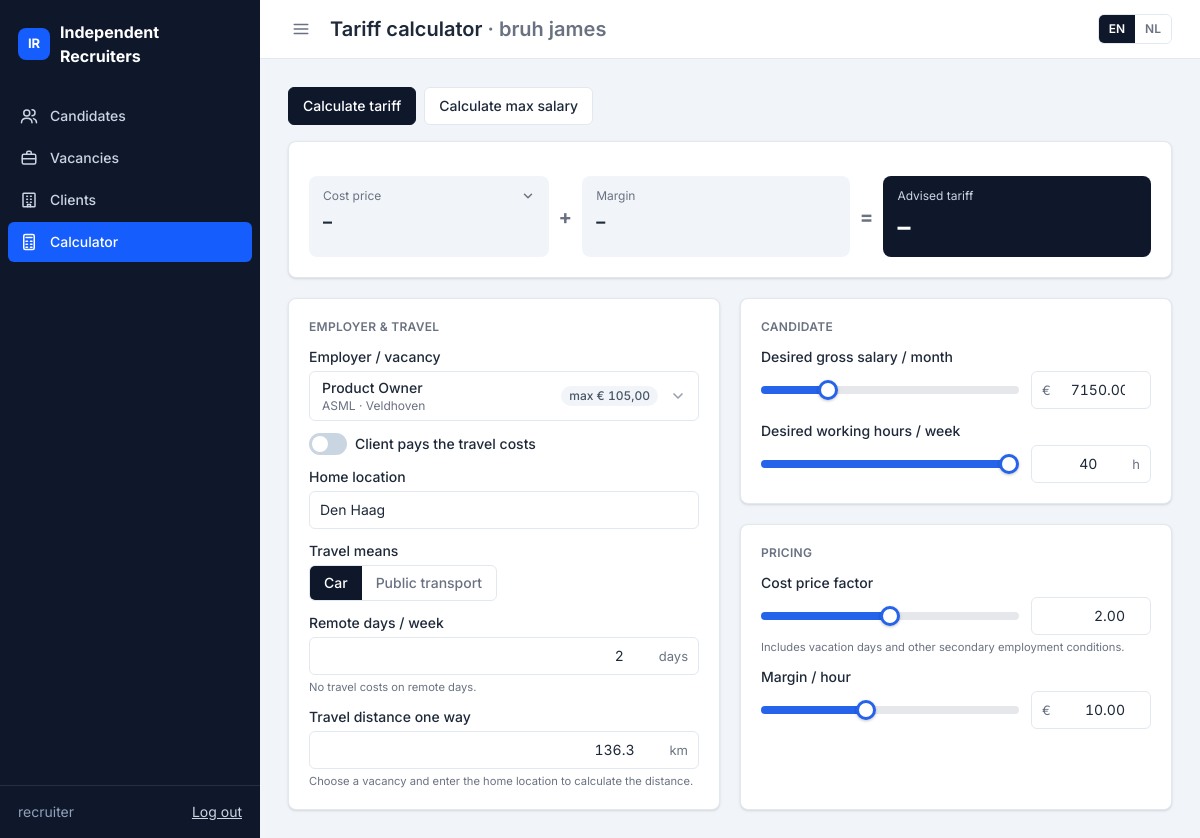
The app's page /calculator/?candidate=63&vacancy=14 (signed in) with its own data.
### candidates/models.py (models this page shows, shortened)
class Candidate(models.Model):
    class Status(models.TextChoices):
        INTAKE = "intake", _("Intake")
        AVAILABLE = "available", _("Available")
        PROPOSED = "proposed", _("Proposed")
        PLACED = "placed", _("Placed")
        INACTIVE = "inactive", _("Inactive")
    class Transport(models.TextChoices):
        CAR = "car", _("Car")
        OV = "ov", _("Public transport")
    first_name = models.CharField(_("first name"), max_length=100)
    last_name = models.CharField(_("last name"), max_length=100)
    email = models.EmailField(_("email"), blank=True)
    phone = models.CharField(_("phone"), max_length=30, blank=True)
    city = models.CharField(_("home location"), max_length=150, blank=True,
                            help_text=_("City, postcode or address, used to calculate travel distance"))
    desired_role = models.CharField(_("desired role"), max_length=150, blank=True)
    status = models.CharField(_("status"), max_length=20, choices=Status.choices, default=Status.INTAKE)
    expected_salary_month = models.DecimalField(_("desired gross salary / month (€)"), max_digits=8, decimal_places=2)
    hours_per_week = models.PositiveSmallIntegerField(
        _("desired hours per week"), default=40, validators=[MinValueValidator(1), MaxValueValidator(60)]
    )
    transport_type = models.CharField(_("travel means"), max_length=10, choices=Transport.choices, default=Transport.CAR)
    remote_days_per_week = models.PositiveSmallIntegerField(
        _("remote days / week"), default=0, validators=[MaxValueValidator(5)],
        help_text=_("Used for matching only"),
    )
    cost_factor = models.DecimalField(_("cost price factor"), max_digits=4, decimal_places=2, default=Decimal("2.00"))
    margin_per_hour = models.DecimalField(
        _("margin / hour (€)"), max_digits=6, decimal_places=2, default=Decimal("10.00"),
        validators=[MinValueValidator(C.MIN_MARGIN), MaxValueValidator(C.MAX_MARGIN)],
    )
    vacancies = models.ManyToManyField(
        "clients.Vacancy", through="CandidateVacancy", related_name="candidates", verbose_name=_("vacancies"),
    )
    notes = models.TextField(_("notes"), blank=True)
    created_at = models.DateTimeField(auto_now_add=True)
    updated_at = models.DateTimeField(auto_now=True)
    PRICING_FIELD_MAP = {
        "salary_month": "expected_salary_month",
        "hours_per_week": "hours_per_week",
        "cost_factor": "cost_factor",
        "margin": "margin_per_hour",
        "transport_type": "transport_type",
        "remote_days_per_week": "remote_days_per_week",
    }
    LINK_PRICING_FIELD_MAP = {
        "travel_distance_km": "travel_distance_km",
        "client_pays_travel": "client_pays_travel",
    }
    class Meta:
        ordering = ["-created_at"]
        verbose_name = _("candidate")
        verbose_name_plural = _("candidates")
    @property
    def full_name(self):
        return f"{self.first_name} {self.last_name}".strip()

class CandidateVacancy(models.Model):
    class Status(models.TextChoices):
        CONSIDERED = "considered", _("Considered")
        PROPOSED = "proposed", _("Proposed")
        PLACED = "placed", _("Placed")
        REJECTED = "rejected", _("Rejected")
    candidate = models.ForeignKey(Candidate, on_delete=models.CASCADE, related_name="links")
    vacancy = models.ForeignKey(
        "clients.Vacancy", on_delete=models.CASCADE, related_name="candidate_links", verbose_name=_("vacancy"),
    )
    status = models.CharField(_("status"), max_length=20, choices=Status.choices, default=Status.CONSIDERED)
    travel_distance_km = models.DecimalField(
        _("travel distance one way (km)"), max_digits=6, decimal_places=1, null=True, blank=True,
        help_text=_("Calculated automatically from the home location and the vacancy location"),
    )
    client_pays_travel = models.BooleanField(
        _("client pays travel costs"), default=False,
        help_text=_("Travel costs are then left out of the tariff (defaults to the vacancy's setting)"),
    )
    proposed_rate = models.DecimalField(
        _("proposed tariff / hour (€)"), max_digits=7, decimal_places=2, null=True, blank=True,
        help_text=_("Leave empty to use the advised tariff."),
    )
    created_at = models.DateTimeField(auto_now_add=True)
    class Meta:
        ordering = ["created_at", "pk"]
        constraints = [models.UniqueConstraint(fields=["candidate", "vacancy"], name="unique_candidate_vacancy")]
        verbose_name = _("candidate vacancy")
        verbose_name_plural = _("candidate vacancies")

### pricing/views.py (the view)
# urls.py: path("calculator/", views.calculator, name="calculator"),
def calculator(request):
    vacancies = Vacancy.objects.filter(is_open=True).select_related("client")
    candidate_id = request.GET.get("candidate")
    initial = _initial_from_candidate(candidate_id, request.GET.get("vacancy")) if candidate_id else {}
    return render(request, "pricing/calculator.html", {
        "vacancies": vacancies, "C": C, "i18n": calculator_i18n(), "initial": initial,
    })

### pricing/templates/pricing/calculator.html (shortened to what this page needs)
{% extends "core/base.html" %}
{% load i18n static l10n %}
{% block heading %}{% trans "Tariff calculator" %}{% if initial.candidate %} <span class="text-gray-500">· {{ initial.candidate.full_name }}</span>{% endif %}{% endblock %}
{% block content %}
<div class="flex gap-2" role="tablist">
    <button class="inline-flex cursor-pointer items-center rounded-md border border-slate-200 bg-white px-3.5 py-2 font-medium text-gray-800 not-aria-selected:hover:bg-slate-100 aria-selected:border-slate-900 aria-selected:bg-slate-900 aria-selected:text-white" role="tab" aria-selected="true" data-tab="forward">{% trans "Calculate tariff" %}</button>
    <button class="inline-flex cursor-pointer items-center rounded-md border border-slate-200 bg-white px-3.5 py-2 font-medium text-gray-800 not-aria-selected:hover:bg-slate-100 aria-selected:border-slate-900 aria-selected:bg-slate-900 aria-selected:text-white" role="tab" aria-selected="false" data-tab="reverse">{% trans "Calculate max salary" %}</button>
</div>
<section class="mt-4 flex flex-col gap-5" data-panel="forward">
    {% include "pricing/_result_card.html" %}
    <form class="grid gap-5 lg:grid-cols-2" id="forward-form" data-endpoint="{% url 'pricing:calculate' %}" data-distance-endpoint="{% url 'pricing:distance' %}" autocomplete="off">
        <div class="flex flex-col gap-3 {{ ui.card }}">
            <h2 class="{{ ui.section_label }}">{% trans "Employer & travel" %}</h2>
            <div class="flex flex-col gap-1">
                <span class="font-medium" id="vacancy-label">{% trans "Employer / vacancy" %}</span>
                {% include "pricing/_vacancy_picker.html" with name="vacancy_id" selected=initial.vacancy_id %}
            </div>
            {% include "core/_toggle.html" with id="id_client_pays_travel" name="client_pays_travel" checked=initial.client_pays_travel label=_("Client pays the travel costs") %}
            <fieldset class="flex min-w-0 flex-col gap-3 transition-opacity disabled:cursor-not-allowed disabled:opacity-40 disabled:[&_*]:pointer-events-none" id="travel-fields"{% if initial.client_pays_travel %} disabled{% endif %}>
                <div class="flex flex-col gap-1">
                    <label for="id_home" class="font-medium">{% trans "Home location" %}</label>
                    <input type="text" id="id_home" name="home_location" data-role="home" class="{{ ui.input }}" value="{{ initial.home_location|default:'' }}" placeholder="{% trans 'e.g. Utrecht or 3511 AB' %}">
                </div>
                <div class="flex flex-col items-start gap-1">
                    <span class="font-medium">{% trans "Travel means" %}</span>
                    <div class="inline-flex overflow-hidden rounded-md border border-slate-200 bg-white">
                        <label><span class="block cursor-pointer px-3.5 py-1.75 font-medium text-gray-500 peer-checked:bg-slate-900 peer-checked:text-white peer-focus-visible:outline-2 peer-focus-visible:outline-blue-600">{% trans "Car" %}</span></label>
                        <label><span class="block cursor-pointer px-3.5 py-1.75 font-medium text-gray-500 peer-checked:bg-slate-900 peer-checked:text-white peer-focus-visible:outline-2 peer-focus-visible:outline-blue-600">{% trans "Public transport" %}</span></label>
                    </div>
                </div>
                <div class="flex flex-col gap-1">
                    <label for="id_remote_days_per_week" class="font-medium">{% trans "Remote days / week" %}</label>
                    <div class="{{ ui.number_box }}">
                        <input type="number" class="{{ ui.number_box_input }}" id="id_remote_days_per_week" name="remote_days_per_week" value="{{ initial.remote_days_per_week|default:0 }}" min="0" max="5" step="1">
                        <span class="{{ ui.number_box_unit }}">{% trans "days" %}</span>
                    </div>
                    <small class="text-gray-500">{% trans "No travel costs on remote days." %}</small>
                </div>
                <div class="flex flex-col gap-1">
                    <label for="id_travel_distance_km" class="font-medium">{% trans "Travel distance one way" %}</label>
                    <div class="{{ ui.number_box }}">
                        <input type="number" class="{{ ui.number_box_input }}" id="id_travel_distance_km" name="travel_distance_km" data-role="distance" value="{{ initial.travel_distance_km|default_if_none:''|unlocalize }}" min="0" step="0.1" placeholder="{% trans 'calculated automatically' %} ">
                        <span class="{{ ui.number_box_unit }}">km</span>
                    </div>
                    <small class="text-gray-500" id="distance-status">{% trans "Choose a vacancy and enter the home location to calculate the distance." %}</small>
                </div>
            </fieldset>
        </div>
        <div class="flex flex-col gap-5">
            <div class="flex flex-col gap-3 {{ ui.card }}">
                <h2 class="{{ ui.section_label }}">{% trans "Candidate" %}</h2>
                {% include "pricing/_slider.html" with name="salary_month" label=_("Desired gross salary / month") min=1500 max=25000 hard_max=25000 step=50 value=initial.salary_month|default:4500 unit_before="€" %}
                {% include "pricing/_slider.html" with name="hours_per_week" label=_("Desired working hours / week") min=8 max=40 hard_max=40 step=1 value=initial.hours_per_week|default:40 unit_after="h" %}
            </div>
            <div class="flex flex-1 flex-col gap-3 {{ ui.card }}">
                <h2 class="{{ ui.section_label }}">{% trans "Pricing" %}</h2>
                {% include "pricing/_slider.html" with name="cost_factor" label=_("Cost price factor") min=1.5 max=2.5 hard_max=2.5 step=0.05 value=initial.cost_factor|default:"2.0" %}
                <small class="-mt-2 text-gray-500">{% trans "Includes vacation days and other secondary employment conditions." %}</small>
                {% include "pricing/_slider.html" with name="margin" label=_("Margin / hour") min=C.MIN_MARGIN max=C.MAX_MARGIN hard_max=C.MAX_MARGIN step=0.5 value=initial.margin|default:C.DEFAULT_MARGIN unit_before="€" %}
            </div>
        </div>
    </form>
</section>
            {% trans "Max gross salary / month" as label %}{% trans "How is the salary calculated?" as hint %}
{% endblock %}

### core/templates/core/base.html (shortened to what this page needs)
{% load static i18n %}<!DOCTYPE html>
{% get_current_language as LANGUAGE_CODE %}
<html lang="{{ LANGUAGE_CODE }}">
<head>
    <link rel="stylesheet" href="https://cdn.datatables.net/2.3.4/css/dataTables.dataTables.css">
    <link rel="stylesheet" href="https://cdn.datatables.net/buttons/3.2.5/css/buttons.dataTables.css">
<link rel="stylesheet" href="{% static 'core/css/app.css' %}">
    <script src="https://cdn.jsdelivr.net/npm/@tailwindcss/browser@4.3.3"></script>
</head>
<body class="bg-slate-100 font-[Inter,system-ui,sans-serif] text-sm text-gray-800 [&_a:not([class])]:text-blue-600 [&_a:not([class])]:underline">
<div class="flex min-h-screen">
    <aside id="sidebar" class="group/sidebar sticky top-0 flex h-screen w-65 shrink-0 flex-col bg-slate-900 text-slate-300 transition-[width,translate] duration-200 lg:data-collapsed:w-16 max-lg:fixed max-lg:z-20 max-lg:-translate-x-full max-lg:data-open:translate-x-0">
        <a class="flex items-center gap-2.5 px-4.5 py-5 text-base font-bold text-white lg:group-data-collapsed/sidebar:justify-center lg:group-data-collapsed/sidebar:px-0" href="{% url 'candidates:list' %}">
            <span class="grid size-8 shrink-0 place-items-center rounded-lg bg-blue-600 text-[13px]">IR</span>
            <span class="lg:group-data-collapsed/sidebar:hidden">Independent<br>Recruiters</span>
        </a>
        <nav class="flex flex-1 flex-col gap-0.5 p-2">
            {% for item in nav_items %}
                <a href="{% url item.url_name %}" class="flex items-center gap-3 rounded-md px-3 py-2.5 font-medium [&>svg]:shrink-0 lg:group-data-collapsed/sidebar:justify-center lg:group-data-collapsed/sidebar:px-0 {% if item.active %}bg-blue-600 text-white{% else %}text-slate-300 hover:bg-slate-800 hover:text-white{% endif %}">
                    {% include "core/_icon.html" with name=item.icon %}
                    <span class="lg:group-data-collapsed/sidebar:hidden">{{ item.label }}</span>
                </a>
            {% endfor %}
        </nav>
        <div class="flex items-center justify-between border-t border-white/10 px-4.5 py-4 lg:group-data-collapsed/sidebar:hidden">
            <span class="text-slate-400">{{ request.user.get_username }}</span>
            <form method="post" action="{% url 'logout' %}">
                <button type="submit" class="cursor-pointer text-slate-300 underline hover:text-white">{% trans "Log out" %}</button>
            </form>
        </div>
    </aside>
    <div class="flex min-w-0 flex-1 flex-col">
        <header class="sticky top-0 z-10 flex items-center gap-4 border-b border-slate-200 bg-white px-4 py-3.5 lg:px-7">
            <button class="{{ ui.icon_button }}" id="sidebar-toggle" aria-label="{% trans 'Toggle menu' %}">
                {% include "core/_icon.html" with name="menu" %}
            </button>
            <h1 class="flex-1 text-xl font-semibold">{% block heading %}{% endblock %}</h1>
            <div class="flex items-center gap-3">
                <form action="{% url 'set_language' %}" method="post" class="flex overflow-hidden rounded-md border border-slate-200">
                    {% get_available_languages as LANGUAGES %}
                    {% for code, name in LANGUAGES %}
                        <button type="submit" name="language" value="{{ code }}"
                                class="cursor-pointer px-2.5 py-1.5 text-xs font-semibold {% if code == LANGUAGE_CODE %}bg-slate-900 text-white{% else %}bg-white text-gray-500 hover:bg-slate-100{% endif %}">{{ code|upper }}</button>
                    {% endfor %}
                </form>
            </div>
        </header>
        <main class="w-full max-w-360 p-4 lg:p-7">
            {% block content %}{% endblock %}
        </main>
    </div>
</div>
    {% trans "Actions" as t_actions %}{% trans "Could not load the form." as t_load %}{% trans "Something went wrong. Please try again." as t_error %}
</body>
</html>

### pricing/templates/pricing/_slider.html
{% load l10n %}
{% localize off %}
<div class="flex flex-col gap-1">
    <label for="id_{{ prefix }}{{ name }}" class="font-medium">{{ label }}</label>
    <div class="flex items-center gap-3">
<input type="range" class="slider slider-1 min-w-0 flex-1"
       min="{{ min }}" max="{{ max }}" step="{{ step }}" value="{{ value }}"
       data-sync="id_{{ prefix }}{{ name }}" aria-hidden="true" tabindex="-1">
        <div class="w-30 shrink-0 {{ ui.number_box }}">
            {% if unit_before %}<span class="{{ ui.number_box_unit }}">{{ unit_before }}</span>{% endif %}
            <input type="number" class="{{ ui.number_box_input }}" id="id_{{ prefix }}{{ name }}" name="{{ name }}" min="{{ min }}" max="{{ hard_max|default:'' }}" step="{{ step }}" value="{{ value }}" inputmode="decimal">
            {% if unit_after %}<span class="{{ ui.number_box_unit }}">{{ unit_after }}</span>{% endif %}
        </div>
    </div>
</div>
{% endlocalize %}

### records on screen
Candidate: candidate.full_name "bruh james", home_location "Den Haag", expected_salary_month "7150 2 10", salary_month "7150.00", cost_factor "2.00", margin "10.00"
CandidateVacancy: travel_distance_km "136.3"

### other values on screen
{{ item.label }} "Candidates" "Vacancies" "Clients" "Calculator"
{{ request.user.get_username }} "recruiter"
{{ code|upper }} "EN" "NL"
{{ label }} "Cost price"
{{ label }} "Client pays the travel costs"
{{ label }} "Desired gross salary / month Desired working hours / week Cost price factor Margin / hour"
{{ unit_before }} "€ €"
{{ unit_after }} "h"
